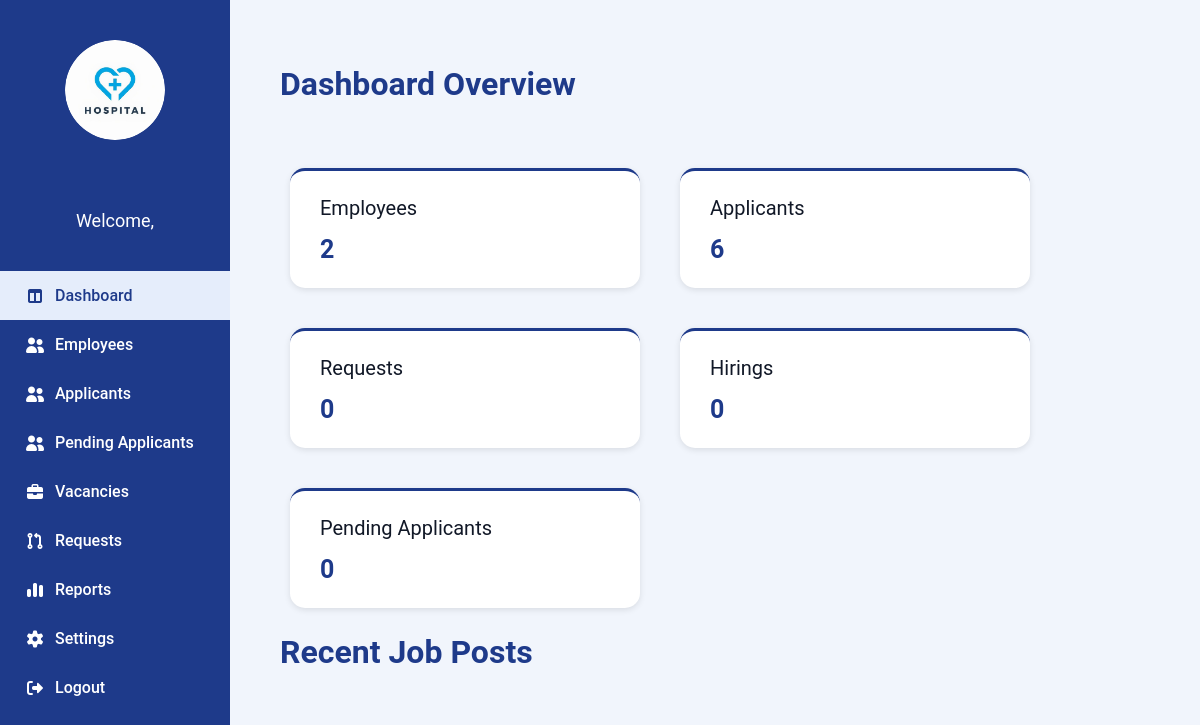
/Admin_Dashboard.php, run on an earlier commit of the app's database.
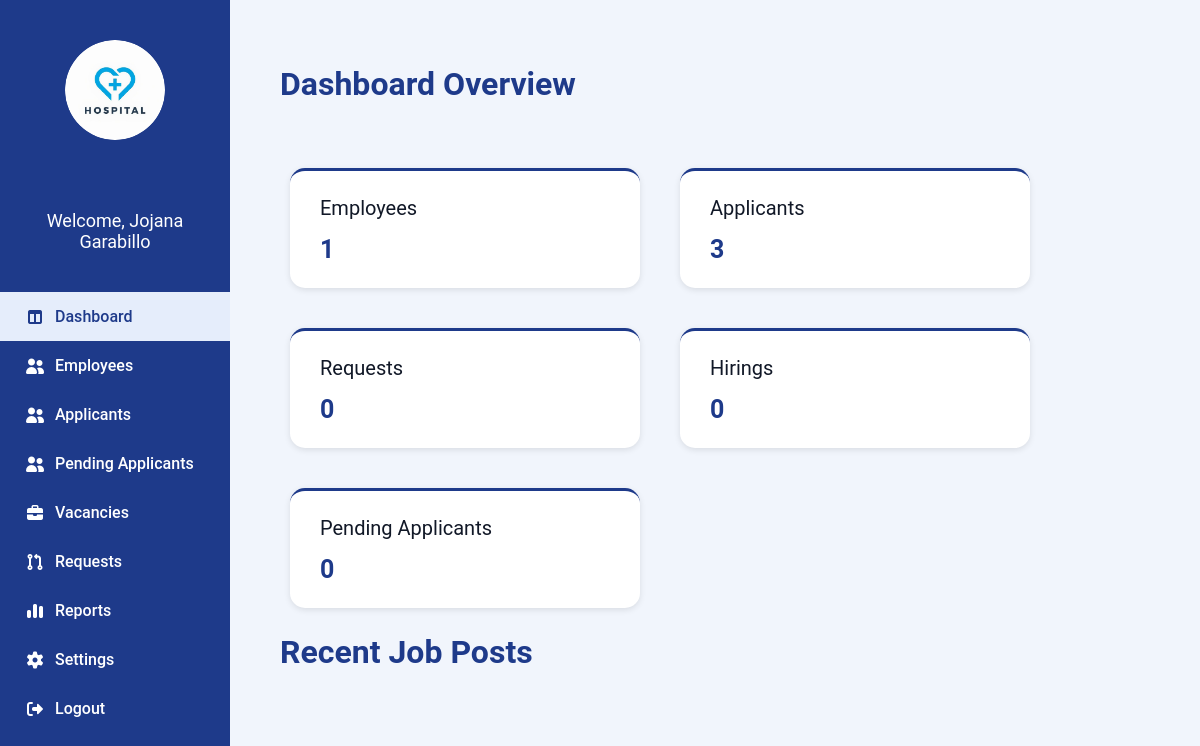
And on a later commit of the database.
### tables this page shows
CREATE TABLE `user` (
  `user_id` varchar(100) NOT NULL,
  `applicant_employee_id` varchar(100) DEFAULT NULL,
  `email` varchar(100) NOT NULL,
  `password` varchar(255) NOT NULL,
  `role` varchar(50) NOT NULL,
  `fullname` varchar(150) NOT NULL,
  `status` varchar(20) NOT NULL,
  `created_at` datetime NOT NULL,
  `profile_pic` varchar(255) DEFAULT NULL,
  `reset_token` varchar(255) NOT NULL,
  `token_expiry` varchar(255) NOT NULL
);

### Admin_Dashboard.php (the view, shortened to what this page needs)
<?php
require 'admin/db.connect.php';
$employees = 0;
$applicants = 0;
$adminanmeQuery = $conn->query("SELECT fullname FROM user WHERE role = 'Admin'");
if ($adminanmeQuery && $row = $adminanmeQuery->fetch_assoc()) {
    $adminname = $row['fullname'];
}
$employeeQuery = $conn->query("SELECT COUNT(*) AS count FROM user WHERE role = 'Employee'");
if ($employeeQuery && $row = $employeeQuery->fetch_assoc()) {
    $employees = $row['count'];
}
$applicantQuery = $conn->query("SELECT COUNT(*) AS count FROM user WHERE role = 'Applicant'");
if ($applicantQuery && $row = $applicantQuery->fetch_assoc()) {
    $applicants = $row['count'];
}
?>
<!DOCTYPE html>
<html lang="en">
<head>
    <link rel="stylesheet" href="admin-sidebar.css">
    <link rel="stylesheet" href="https://cdnjs.cloudflare.com/ajax/libs/font-awesome/7.0.1/css/all.min.css"
 />
</head>
<body>
    <div class="sidebar">
        <div class="sidebar-logo">
            <img src="Images/hospitallogo.png" alt="">
        </div>
        <div class="sidebar-name">
            <p><?php echo "Welcome, $adminname"; ?></p>
        </div>
        <ul class="nav">
            <li class="active"><a href="Admin_Dashboard.php"><i class="fa-solid fa-table-columns"></i>Dashboard</a>
            </li>
            <li><a href="Admin_Employee.php"><i class="fa-solid fa-user-group"></i>Employees</a></li>
            <li><a href="Admin-Applicants.php"><i class="fa-solid fa-user-group"></i>Applicants</a></li>
            <li><a href="Admin-Pending-Applicants.php"><i class="fa-solid fa-user-group"></i>Pending Applicants</a></li>
            <li><a href="Admin_Vacancies.php"><i class="fa-solid fa-briefcase"></i>Vacancies</a></li>
            <li><a href="Admin-request.php"><i class="fa-solid fa-code-pull-request"></i>Requests</a></li>
            <li><a href="#"><i class="fa-solid fa-chart-simple"></i>Reports</a></li>
            <li><a href="Admin-Settings.php"><i class="fa-solid fa-gear"></i>Settings</a></li>
            <li><a href="Login.php"><i class="fa-solid fa-right-from-bracket"></i>Logout</a></li>
        </ul>
    </div>
    <main class="main-content">
        <div class="main-content-header">
            <h1>Dashboard Overview</h1>
        </div>
        <div class="stats">
            <div class="section">
                <label for="employees" class="employee-label">Employees</label>
                <h3 class="employee-count" name="employees">
                    <?php echo $employees; ?>
                </h3>
            </div>
            <div class="section">
                <label for="applicants" class="applicant-label">Applicants</label>
                <h3 class="applicant-count" name="applicants">
                    <?php echo $applicants; ?>
                </h3>
            </div>
            <div class="section">
                <label for="requests" class="requests-label">Requests</label>
                <h3 class="request-count" name="requests">
                    0
                </h3>
            </div>
            <div class="section">
                <label for="hirings" class="hirings-label">Hirings</label>
                <h3 class="hiring-count" name="hirings">
                    0
                </h3>
            </div>
            <div class="section">
                <label for="pending-applicants" class="pending">Pending Applicants</label>
                <h3 class="pending-count" name="pendings">
                    0
                </h3>
            </div>
        </div>
        <div class="job-posts">
            <h2>Recent Job Posts</h2>
        </div>
    </main>
</body>
</html>

What changed in the data, as far as the page shows it:
added user: fullname "Jojana Garabillo"
Also different on the page:
$employees: "2" → "1"
$applicants: "6" → "3"
